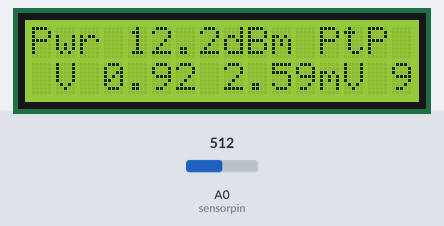
Simulated run of this sketch. Board: Arduino Uno, built with avr-gcc and run on an emulated ATmega328P. Shown: 16×2 character LCD. The inputs (shaded band) are chosen by the test bench; at power-on: A0 (sensorpin) = 512.

Above: at 1.6 s.
1.7 s: A0 (sensorpin) set to 716
At 3.7 s:
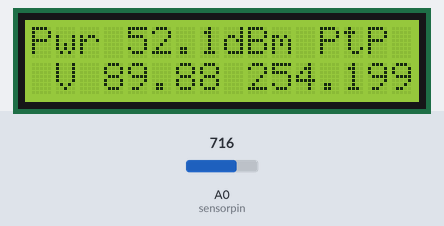
4.5 s: A0 (sensorpin) set to 530
At 6.7 s:
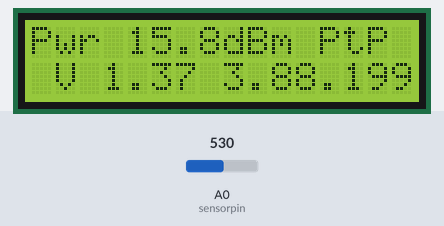
7.6 s: A0 (sensorpin) set to 515
At 9.6 s:
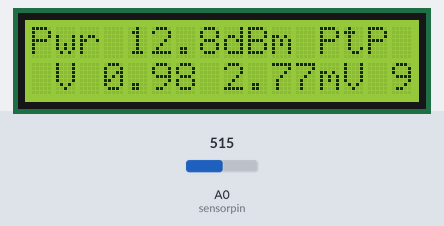
10.6 s: A0 (sensorpin) set to 511
At 12.8 s:
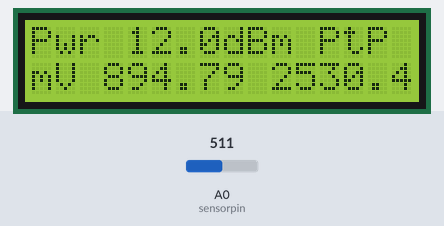
13.6 s: A0 (sensorpin) set to 216
At 15.7 s:
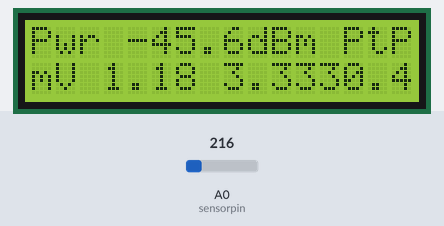
16.6 s: A0 (sensorpin) set to 192
At 18.7 s:
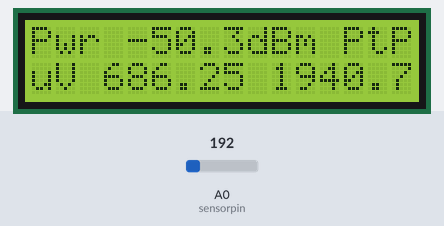
Timing chart, 0 to 20.2 s (numbered marks = the images above; inputs shaded):
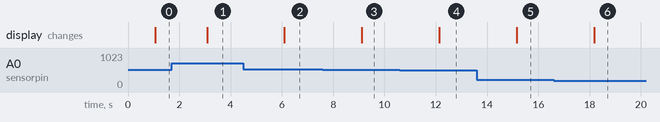

Measured:
- the behaviour switches between 516 and 515 on A0 (sensorpin) (found by bisection; images 2 and 3)
- the behaviour switches between 209 and 208 on A0 (sensorpin) (found by bisection; images 5 and 6)
- after the input at 1.7 s, the display: changes after 1.4 s (image 1)
- after the input at 4.5 s, the display: changes after 1.6 s (image 2)
- after the input at 7.6 s, the display: changes after 1.5 s (image 3)
- after the input at 10.6 s, the display: changes after 1.5 s (image 4)
- after the input at 13.6 s, the display: changes after 1.6 s (image 5)
- after the input at 16.6 s, the display: changes after 1.6 s (image 6)

The sketch:

AD8307-LCD-Meter.ino
```cpp
// include the library code:
#include <LiquidCrystal.h>
// initialize the library with the numbers of the interface pins
LiquidCrystal lcd(12, 11, 5, 4, 3, 2);
//pwr sensor stuff
const int sensorpin = A0;
void setup() {
  // set up the number of columns and rows on the LCD
  lcd.begin(16, 2);
  // Print a message to the LCD.

}
void loop() {
  // power in
  int sensorval = analogRead(sensorpin);
  float voltage = (sensorval / 1024.0) * 5.0;
  float pwr = ((voltage - 0.269) * 40) - 77;
  float volts = ((voltage - 0.269) * 40);
  float pwrW = pow(10, ((pwr - 30) / 10));
  float vts = sqrt(pwrW * 50);
  float ptp = vts * 2.828;
  delay(1000);
  lcd.setCursor(0, 0);
  lcd.print("Pwr ");
  lcd.print(pwr, 1);
  lcd.print("dBm PtP ");
  lcd.setCursor(0, 1);
  if (vts > 0.9)
  {
    lcd.print(" V ");
    lcd.print(vts, 2);
    float ptp = vts * 2.828;
    lcd.print(" ");
    lcd.print(ptp, 2);
  }
  if (vts < 1 and vts > 0.001)
  {
    vts = vts * 1000;
    lcd.print("mV ");
    lcd.print(vts, 2);
    float ptp = vts * 2.828;
    lcd.print(" ");
    lcd.print(ptp, 2);
  }
  if (vts < .001)
  {
    vts = vts * 1000000;
    lcd.print("uV ");
    lcd.print(vts, 2);
    float ptp = vts * 2.828;
    lcd.print(" ");
    lcd.print(ptp, 2);
  }

}
```
